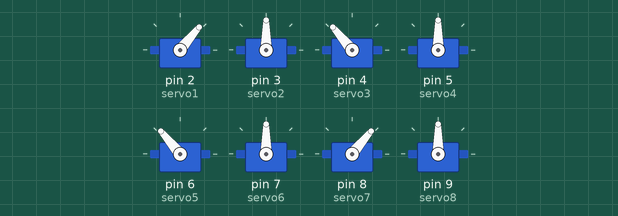
The sketch below on a simulated Arduino Uno, built with avr-gcc and run on an emulated ATmega328P. Parts: 8 × servo.

Above: at 2.05 s.
At 3.2 s:
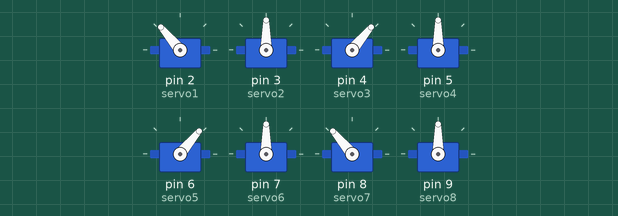
Timing chart, 0 to 5.0 s (numbered marks = the images above):
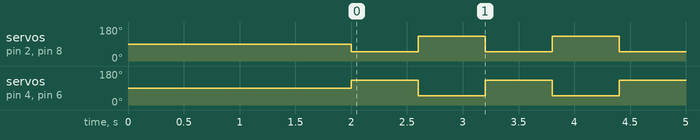

The sketch:

001.ino
```cpp
#include <Servo.h>

int count1;

Servo servo1;
Servo servo2;
Servo servo3;
Servo servo4;
Servo servo5;
Servo servo6;
Servo servo7;
Servo servo8;

void setup() {

  servo1.attach(2);
  servo2.attach(3);
  servo3.attach(4);
  servo4.attach(5);
  servo5.attach(6);
  servo6.attach(7);
  servo7.attach(8);
  servo8.attach(9);

  servo1.write(90);
  servo2.write(90);
  servo3.write(90);
  servo4.write(90);
  servo5.write(90);
  servo6.write(90);
  servo7.write(90);
  servo8.write(90);

  delay(2000);

}

void loop() {

  while(count1 <= 7) {

    servo1.write(50);     // outwards
    servo7.write(50);

    servo3.write(130);    // inwards
    servo5.write(130);

    delay(600);

    servo1.write(130);     // outwards
    servo7.write(130);

    servo3.write(50);    // inwards
    servo5.write(50);

    delay (600);

    count1 = count1 + 1;

  }

    servo1.write(90);
    servo2.write(90);
    servo3.write(90);
    servo4.write(90);
    servo5.write(90);
    servo6.write(90);
    servo7.write(90);
    servo8.write(90);


}
```

Measured:
- by itself, servo on pin 2 (servo1), servo on pin 8 (servo7): repeats every 1.2 s: 130° 0.60 s, 50° 0.60 s, until it stays 90° from 11.6 s
- by itself, servo on pin 4 (servo3), servo on pin 6 (servo5): repeats every 1.2 s: 50° 0.60 s, 130° 0.60 s, until it stays 90° from 11.6 s
